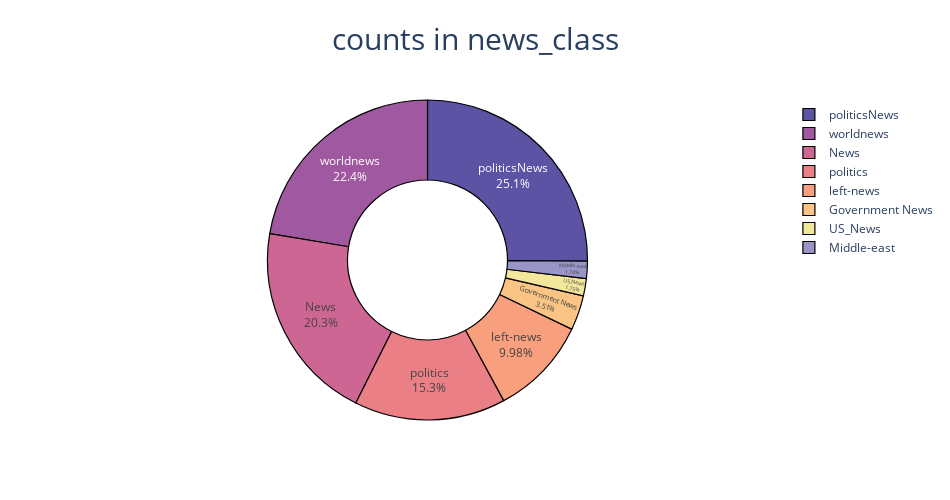

Notebook code cell kept with this figure:
### Code cell
fig = px.pie(news, names = "subject", title = "counts in news_class", hole = 0.5,
            width = 950, height = 500, color_discrete_sequence = px.colors.sequential.Sunset_r)

fig.update_traces(textposition = "inside", textinfo = "percent+label",
                  marker = dict(line = dict(width = 1.2, color = "#000000")))

fig.update_layout(title_x = 0.5, title_font = dict(size = 30), uniformtext_minsize = 25)

fig.show()

### Figure 1 — Plotly figure (JSON) as saved in the notebook; plotly's stock layout.template omitted (floating-point values rounded to 4 significant figures; data arrays with more than 128 entries replaced by an {"elided": "..."} marker saying what was removed)
{"data": [{"domain": {"x": [0, 1], "y": [0, 1]}, "hole": 0.5, "hovertemplate": "subject=%{label}<extra></extra>", "labels": {"elided": "44689 str values"}, "legendgroup": "", "marker": {"line": {"color": "#000000", "width": 1.2}}, "name": "", "showlegend": true, "textinfo": "percent+label", "textposition": "inside", "type": "pie"}], "layout": {"height": 500, "legend": {"tracegroupgap": 0}, "piecolorway": ["rgb(92, 83, 165)", "rgb(160, 89, 160)", "rgb(206, 102, 147)", "rgb(235, 127, 134)", "rgb(248, 160, 126)", "rgb(250, 196, 132)", "rgb(243, 231, 155)"], "title": {"font": {"size": 30}, "text": "counts in news_class", "x": 0.5}, "uniformtext": {"minsize": 25}, "width": 950}}
